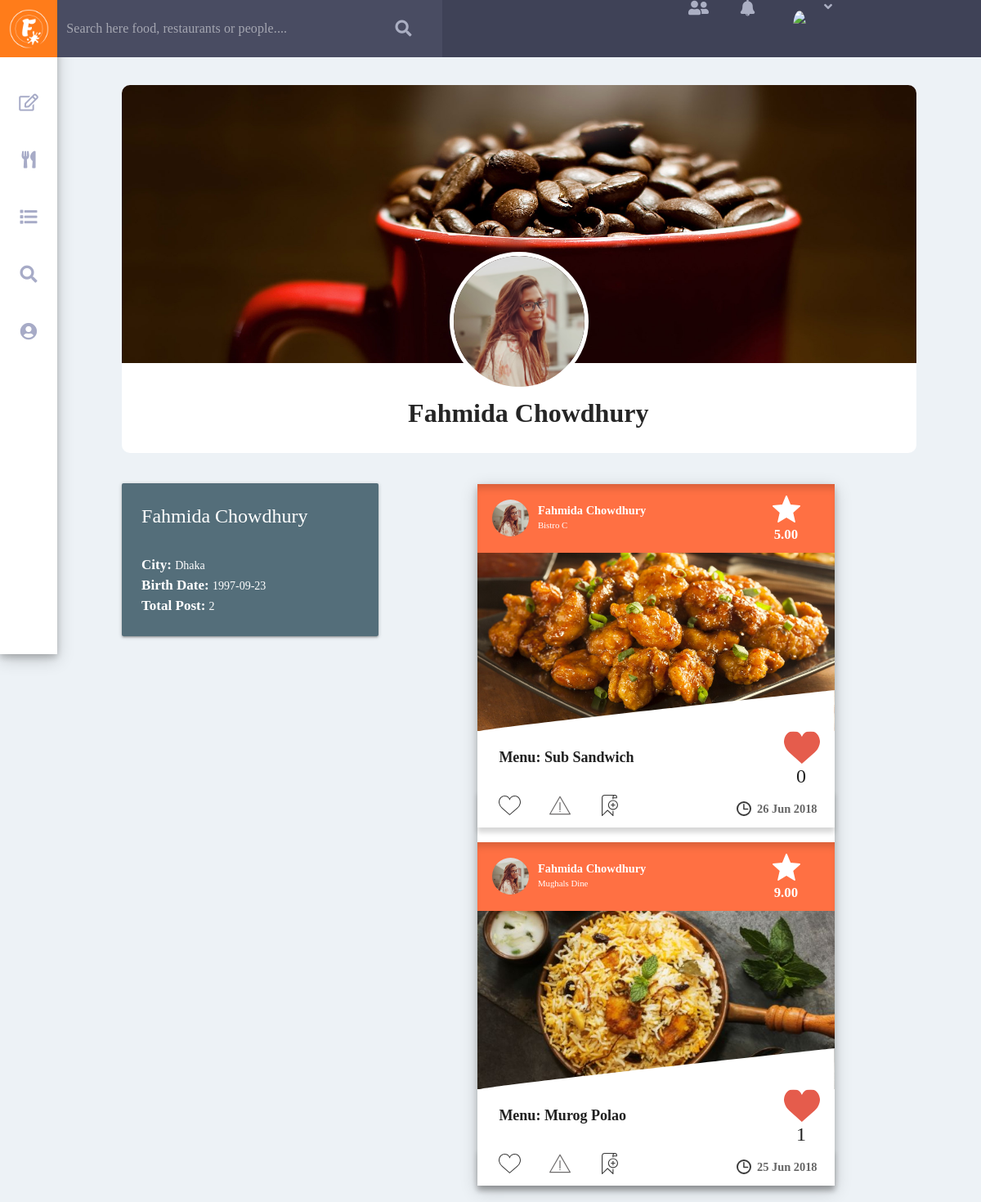
The app's page /profile.php?profile_owner_id=18 with its own data.
### tables this page shows
CREATE TABLE `users` (
  `user_id` int(255) NOT NULL,
  `first_name` varchar(50) DEFAULT NULL,
  `last_name` varchar(50) DEFAULT NULL,
  `email` varchar(50) DEFAULT NULL,
  `password` varchar(50) DEFAULT NULL,
  `country` varchar(50) DEFAULT NULL,
  `city` varchar(50) DEFAULT NULL,
  `birth_date` date NOT NULL,
  `pro_pic` varchar(50) NOT NULL
);

CREATE TABLE `posts` (
  `post_id` int(255) NOT NULL,
  `post_giver_id` int(255) DEFAULT NULL,
  `restaurant_id` int(11) DEFAULT NULL,
  `menu_id` int(255) DEFAULT NULL,
  `date` varchar(255) NOT NULL,
  `rating` float NOT NULL,
  `opinion` varchar(255) NOT NULL,
  `post_pic` varchar(255) NOT NULL,
  `loves` int(255) NOT NULL,
  `reports` int(255) NOT NULL
);

CREATE TABLE `restaurants` (
  `restaurant_id` int(255) NOT NULL,
  `restaurant_name` varchar(255) DEFAULT NULL,
  `city` varchar(255) DEFAULT NULL,
  `restaurant_pic` varchar(255) NOT NULL
);

CREATE TABLE `menues` (
  `menu_id` int(255) NOT NULL,
  `menu_name` varchar(255) NOT NULL,
  `average_rating` float NOT NULL,
  `restaurant_id` int(255) NOT NULL,
  `price` int(255) NOT NULL,
  `menu_pic` varchar(255) NOT NULL
);

### profile.php (the view, shortened to what this page needs)
<?php
	if (isset($_GET['profile_owner_id'])) {
		$profile_owner_id = $_GET['profile_owner_id'];
	}
	$user_id = $_SESSION['user_id'];
	$connection = mysqli_connect('localhost', 'root', '', 'foodstack');
	$search_query = "SELECT * FROM users WHERE user_id = '$user_id'";
	$result = mysqli_query($connection, $search_query);
	$row = mysqli_fetch_assoc($result);
	$profile_search_query = "SELECT * FROM users WHERE user_id = '$profile_owner_id'";
	$result = mysqli_query($connection, $profile_search_query);
	$profile = mysqli_fetch_assoc($result);
	$pro_pic = $row['pro_pic'];
	$profile_name = $profile['first_name'] . " " . $profile['last_name'];
	$profile_owner_pic = $profile['pro_pic'];
	$profile_owner_city = $profile['city'];
	$profile_owner_birthdate = $profile['birth_date'];
?>
<!DOCTYPE html>
<html lang="en">
<head>
	<link rel="stylesheet" href="css/material.min.css">
	<link rel="stylesheet" href="css/style.css">
	<link rel="stylesheet" type="text/css" href="css/web-fonts-with-css/css/fontawesome-all.min.css">
</head>
<body id="index-body">
	<div id="side-nav-bar">
		<div id="logo-holder">
			<a href="index.php"> <img src="images/logo.png"> </a>
		</div>
		<div class="activity-holder" style="margin-top: 20px">
			<a href="index.php"> <i id="tales-of-foodies" class="far fa-edit"></i> </a>
		</div>
		<div class="activity-holder">
			<a href="restaurant_list.php"> <i id="restaurants" class="fas fa-utensils"></i> </a>
		</div>
		<div class="activity-holder">
			<a href="menu_list.php"> <i id="menues" class="fas fa-list"></i> </a>
		</div>
		<div class="activity-holder">
			<a href="profile_list.php"> <i id="find_friend" class="fas fa-search"></i> </a>
		</div>
		<div class="activity-holder">
			<a href="profile.php?profile_owner_id=<?php echo $user_id; ?>"> <i id="profile" class="fas fa-user-circle"></i> </a>
		</div>
	</div>
	<div id="top-nav-bar">
		<div class="row">
			<form action="top_search.php" method="post">
				<div class="input-field col l4 m4 s4" style="background-color: #494c62;">
					<input type="text" name="search" placeholder="Search here food, restaurants or people...." required id="autocomplete-input" class="autocomplete" autocomplete="off">
				</div>
				<div class="col l1 m1 s1" style="background-color: #494c62;">
					<button class="btn" type="submit" name="top_search"> <i class="fas fa-search"></i>
					</button>
				</div>
			</form>
			<div class="col l4 m4 s4 offset-l3 offset-m3 offset-s3 middle-align">
				<div id="friend-request-container-box">
					<button id="friend-request-btn" class="mdl-button mdl-js-button mdl-button--icon">
						<i class="fas fa-user-friends"></i>
					</button>
			</div>
				<div id="container-box">
					<button id="notification-btn" class="mdl-button mdl-js-button mdl-button--icon"><i class="fas fa-bell"></i></button>
				</div>
				<a href="profile.php?profile_owner_id=<?php echo $user_id; ?>"> <img id="pro-pic" src="images/dp/<?php echo $pro_pic; ?>"> </a>
				<button id="more-option-btn" class="mdl-button mdl-js-button mdl-button--icon">
					<i class="fas fa-angle-down"></i>
				</button>
			</div>
		</div>
	</div>
	<div id="main-section-holder">
		<div class="row" style="margin-top: 3%; width: 86%; height: 450px; background-color: #fff; border-radius: 10px;">
			<div class="col l12" style=" height: 340px; margin: 0 auto; border-radius: 10px; border-bottom-left-radius: 0px; border-bottom-right-radius: 0px; background: url(images/profile_cover.jpg); background-size: cover; background-position: center center; background-repeat: no-repeat; position: relative;">
				<img class="circle" src="images/dp/<?php echo $profile_owner_pic; ?>" style="height: 50%; border: 5px solid #fff; position: absolute; top: 85%; left: 50%; transform: translate(-50%, -50%);">
				<div style="position: absolute; top: 115%; width: inherit; height: 80px; text-align: center; font-size: 32px; font-weight: 500; color: #252525">
					<b><?php echo $profile_name; ?><b>
				</div>
			</div>
		</div>
		<div class="row" style="width: 86%">
			<div class="col l4 m4 s4 sidebar" style="padding-left: 0">
				<div class="content-holder">
					<div id="weather-holder">
						<div class="row">
						    <div class="col s12 m12 l12">
						      <?php
						      		$total_post = 0;
									$post_select_query = "SELECT * FROM posts WHERE post_giver_id = '$profile_owner_id'";
									$selected_post = mysqli_query($connection, $post_select_query);
									while ($row = mysqli_fetch_assoc($selected_post)) {
										$total_post++;
									}
								?>
							 <div class="card blue-grey darken-1">
						        <div class="card-content white-text">
						          <span class="card-title"><?php echo $profile_name; ?></span>
						          <p> <br>
						          	<b style="font-size: 17px"> City: </b>
						          	<?php
						          		if ($profile_owner_city == "dha") {
												echo "Dhaka";
											}else if ($profile_owner_city == "chi") {
												echo "Chittagong";
											}else if ($profile_owner_city == "syl") {
												echo "Sylhet";
											}else if ($profile_owner_city == "bar") {
												echo "Barisal";
											}else if ($profile_owner_city == "raj") {
												echo "Rajshahi";
											}else if ($profile_owner_city == "ran") {
												echo "Rangpur";
											} else {
												echo "Khulna";
											}
						          	?> <br>
						          	<b style="font-size: 17px"> Birth Date: </b> <?php echo $profile_owner_birthdate; ?> <br>
						          	<b style="font-size: 17px"> Total Post: </b> <?php echo $total_post; ?>
						          </p>
						        </div>
						      </div>
						    </div>
						  </div>
					</div>
				</div>
			</div>
			<div class="col l8 m8 s8 post-container" style="padding-right: 0">
<?php
	$post_select_query = "SELECT * FROM posts WHERE post_giver_id = '$profile_owner_id' ORDER BY post_id DESC";
	$selected_post = mysqli_query($connection, $post_select_query);
?>
				<div id="main-paper">
				<?php
						while ($post = mysqli_fetch_assoc($selected_post)) {
							$post_id = $post['post_id'];
							$post_giver_id = $post['post_giver_id'];
							$post_giver_select_query = "SELECT * FROM users WHERE user_id = '$post_giver_id'";
							$selected_post_giver = mysqli_query($connection, $post_giver_select_query);
							$post_giver = mysqli_fetch_assoc($selected_post_giver);
							$post_restaurant_id = $post['restaurant_id'];
							$restaurant_select_query = "SELECT * FROM restaurants WHERE restaurant_id = '$post_restaurant_id'";
							$selected_post_restaurant = mysqli_query($connection, $restaurant_select_query);
							$post_restaurant = mysqli_fetch_assoc($selected_post_restaurant);
							$post_menu_id = $post['menu_id'];
							$menu_select_query = "SELECT * FROM menues WHERE menu_id = '$post_menu_id'";
							$selected_post_menu = mysqli_query($connection, $menu_select_query);
							$post_menu = mysqli_fetch_assoc($selected_post_menu);
							?>
						<div class="post-holder">
							<div class="post-header">
								<div class="name-holder">
									<img src="images/dp/<?php echo $post_giver['pro_pic']; ?>">
									<span class="name">
										<a style="color: white;" href="profile.php?profile_owner_id=<?php echo $post_giver['user_id']; ?>">
											<b><?php echo $post_giver['first_name'] . " " . $post_giver['last_name']; ?>
										</b>
										</a><br>
										<a style="color: white;" href="restaurant.php?restaurant_id=<?php echo $post['restaurant_id']; ?>">
											<?php echo $post_restaurant['restaurant_name']; ?>
										</a>
									</span>
								</div>
								<div class="rating-holder">
									<img src="images/post-icons/star.svg">
									<span class="rating">
										<b> <?php echo number_format($post['rating'], 2); ?> </b>
									</span>
								</div>
							</div>
							<a class="modal-trigger" href="#modal<?php echo $post['post_id']; ?>">
							<div class="post-pic" style="background: url(images/posts/<?php echo $post['post_pic']; ?>); background-position: center center; background-size: cover;">
								<svg id="post-upper-edge" xmlns="http://www.w3.org/2000/svg" viewBox="0 0 360.258 41.917">
									<path class="a" d="M-4046,424s-358.032,38.508-360.258,41.814c.195.232,360.258,0,360.258,0Z" transform="translate(4406.258 -424)"/>
								</svg>
							</div>
							</a>
							<div class="post-detail">
								<a style="color: #212121" class="modal-trigger" href="#modal<?php echo $post['post_id']; ?>">
								<div class="post-text-plus-react">
									<div class="post-text">
										<b>Menu: <?php echo $post_menu['menu_name']; ?></b>
									</div>
									<div class="post-react">
										<div class="love-icon"><img src="images/love.svg"></div>
										<div id="love-count<?php echo $post_id; ?>" class="love-count">
											<?php echo $post['loves']; ?>
										</div>
									</div>
								</div>
								</a>
								<?php
									$love_checking_query = "SELECT * from loves WHERE post_id = '$post_id' AND lover_id = '$user_id'";
									$love_checking_result = mysqli_query($connection, $love_checking_query);
									$report_checking_query = "SELECT * from reports WHERE post_id = '$post_id' AND reporter_id = '$user_id'";
									$report_checking_result = mysqli_query($connection, $report_checking_query);
									$save_checking_query = "SELECT * from saved_posts WHERE post_id = '$post_id' AND saver_id = '$user_id'";
									$save_checking_result = mysqli_query($connection, $save_checking_query);
								?>
								<div class="action-icons">
									<div class="icon">
										<?php
											if (mysqli_num_rows($love_checking_result)) {
												?>
													<img id="love<?php echo $post_id; ?>" src="images/post-icons/loved.svg" onclick="loveFunction(<?php echo $post_id; ?>)">
												<?php
											} else {
												?>
													<img id="love<?php echo $post_id; ?>" src="images/post-icons/love.svg" onclick="loveFunction(<?php echo $post_id; ?>)">
												<?php
											}
										?>
									</div>
									<div class="icon">
										<?php
											if (mysqli_num_rows($report_checking_result)) {
												?>
													<img id="report<?php echo $post_id; ?>" src="images/post-icons/reported.svg" onclick="reportFunction(<?php echo $post_id; ?>)">
												<?php
											} else {
												?>
													<img id="report<?php echo $post_id; ?>" src="images/post-icons/report.svg" onclick="reportFunction(<?php echo $post_id; ?>)">
												<?php
											}
										?>
									</div>
									<div class="icon">
										<?php
											if (mysqli_num_rows($save_checking_result)) {
												?>
													<img id="save<?php echo $post_id; ?>" class="bookmark" src="images/post-icons/saved.svg" onclick="saveFunction(<?php echo $post_id; ?>)">
												<?php
											} else {
												?>
													<img id="save<?php echo $post_id; ?>" class="bookmark" src="images/post-icons/bookmark.svg" onclick="saveFunction(<?php echo $post_id; ?>)">
												<?php
											}
										?>
									</div>
									<div class="icon-clock">
										<div id="clock">
											<img src="images/post-icons/clock.svg">
										</div>
										<div id="time">
											<?php echo $post['date']; ?>
										</div>
									</div>
								</div>
							</div>
						</div>
							<?php
						}
					?>
				</div>
			</div>
		</div>
	</div>
</body>
</html>

### records on screen
users: pro_pic (picture), profile_name "Fahmida Chowdhury", birth_date "1997-09-23"
posts: post_giver.pro_pic (picture), post_giver.first_name "Fahmida", post_giver.last_name "Chowdhury", restaurant.restaurant_name "Bistro C", rating "5.00", post_pic (picture), menu.menu_name "Sub Sandwich", loves "0", date "26 Jun 2018"
posts: post_giver.pro_pic (picture), post_giver.first_name "Fahmida", post_giver.last_name "Chowdhury", restaurant.restaurant_name "Mughals Dine", rating "9.00", post_pic (picture), menu.menu_name "Murog Polao", loves "1", date "25 Jun 2018"

### other values on screen
$total_post "2"
